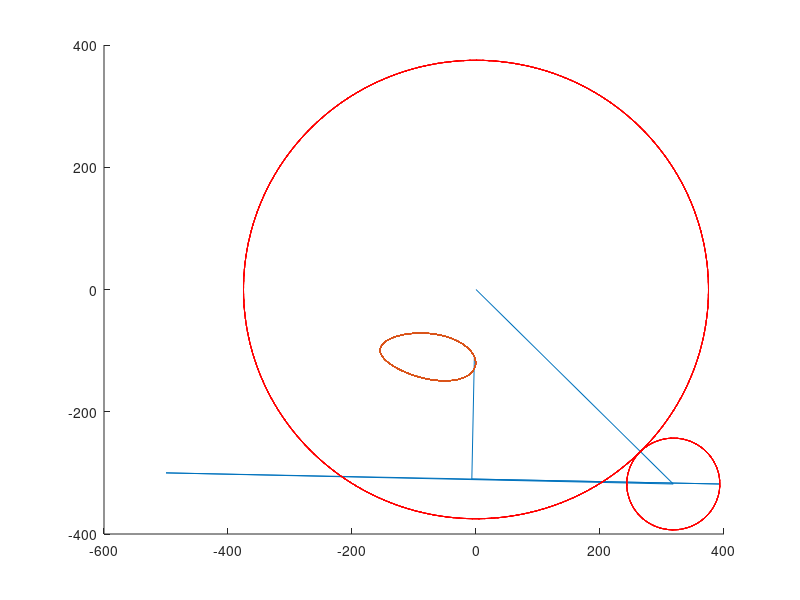
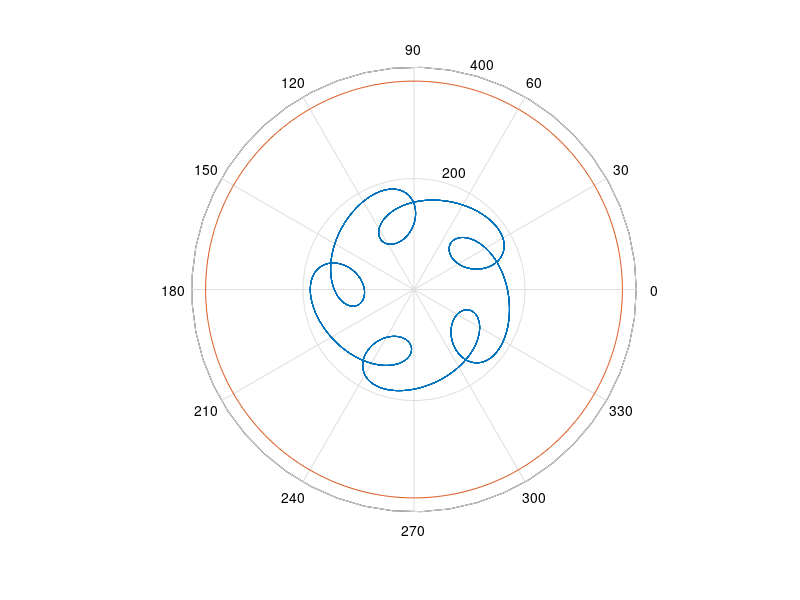
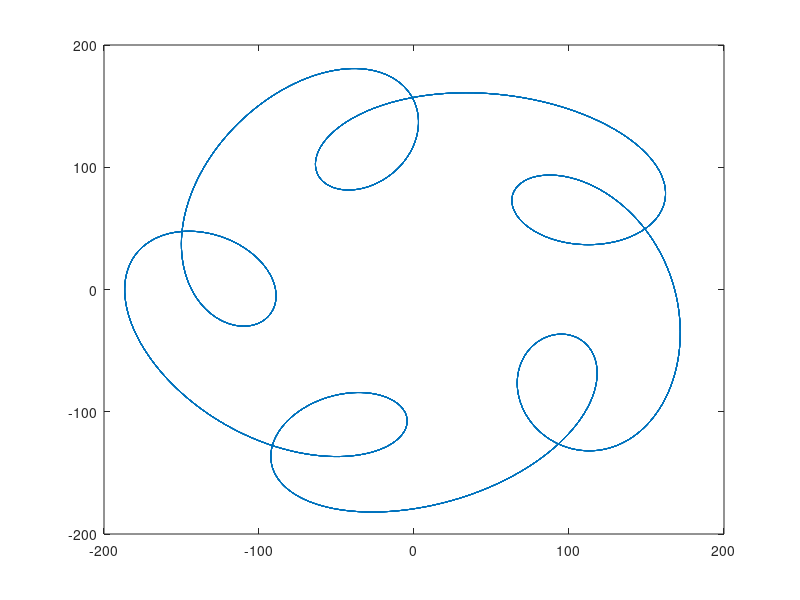

MATLAB code for these plots, in order:
clear all;
clc
% close all;
%%Cycloid Drawing Machine
m=5; %%module (mm)

%%Define the Main Gear
%%Teeth=150;
Mt=150;
Mc=[0 0];
figure;
hold on;
%%Driving gear
%%teeth=50;
Dt=30;
Dr=37; %%times the module (value of Dr has to be less than half of the number of teeth)
if Dr> (0.5*Dt) 
    disp('Correcting the length of the arm...');
    Dr=Dr-(0.5*Dt);
    if Dr> (0.5*Dt) 
        disp('the arm is longer than the gear..')
        Dr= 0.5*Dt;
        disp('arm length is corrected to be equal to the pitch radius of the gear!')
    end
end

%%machine parameter
rd=Dr*m;

%%angle of the line joining the centre of the main gear and driving gear w.r.t positive x axis in degrees is angled
angled=-45;
dcentre=[0.5*(Mt+Dt)*m*cosd(angled) 0.5*(Mt+Dt)*m*sind(angled)];

%%Pivot Point **this can be floating as well as fixed**
%%floating point means it is mounted on an additional gear in the gear train
%%Pivot point also has the pin for the sliding link

P=[-500  -300];

%%Adjustable sliding link parameters
l1=400;
l2=200;
%%This is the setup information. Based on this, we mark the innitial position of all the critical points and then using time marching, find the subsequent positions of all the critical
i=0;
for t=1:0.5:3600
    i=i+1;
    alpha=-t; %%angle of driving gear in degree
    omegad= 1 * (Mt/Dt);
    beta=t*omegad; %%angle of driven gear in degree
    p1 = [((dcentre(1)) + rd * cosd(beta)) ((dcentre(2)) + rd * sind(beta))];
    sliderlen=sqrt((P(1)-p1(1))^2+(P(2)-p1(2))^2);
    uvect1 = [(P(1)-p1(1))/sliderlen (P(2)-p1(2))/sliderlen];
    p2 =[p1(1)+uvect1(1)*l1 p1(2)+uvect1(2)*l1];
    uvect2 = [uvect1(2) -1*uvect1(1)];
    p3 =[p2(1)+uvect2(1)*l2 p2(2)+uvect2(2)*l2];
    x(i)=p3(1);
    y(i)=p3(2);
end

p=[Mc(1) dcentre(1) P(1) p1(1) p2(1) p3(1)];
q=[Mc(2) dcentre(2) P(2) p1(2) p2(2) p3(2)];
plot (p,q)
plot (x,y)

%%circle plot trial
for i=1:1:3600
    g1x(i)= (Mt*m*0.5) * cosd(i);
    g1y(i)= (Mt*m*0.5) * sind(i);
end
plot(g1x,g1y,'red-.')

for i=1:1:3600
    g2x(i)= dcentre(1)+ (Dt*m*0.5) * cosd(i);
    g2y(i)= dcentre(2)+ (Dt*m*0.5) * sind(i);
end
plot(g2x,g2y,'red-.')

figure
i=0;
for t=1:0.5:3600
    i=i+1;
    alpha=-1*t;
    theta1 = atan2d(y(i),x(i));
    aar(i)= sqrt((x(i))^2+(y(i))^2);
    theta(i)= t*pi/180;
    phi(i)=(alpha+theta1);
    p(i)= aar(i) * cos(alpha+theta1);
    q(i)= aar(i) * sin(alpha+theta1);
end

%%this is obviously wrong, but the angular difference, I can't capture this just yet
%%polarplot(phi,aar)
%%polarplot (theta, aar);
%%polarplot((0:0.1:2*%pi),Mt*m*0.5);

for i=1:1:length(phi)
    chi(i)=(phi(i)+i)*pi/180;
end
grid off;
polar (chi, aar);

clear x;
clear y;

[x11,y11]=pol2cart(chi,aar);

A=[x11',y11'];
eo=fopen('output1.txt','w');
fprintf(eo,'%0.2f \t %0.2f\r\n',A');
fclose(eo);

hold on;
k=0:0.01:2*pi;
si=size(k);
l=Mt*m*0.5*ones(1,si(2));
polar(k,l);
figure
plot(x11,y11);
% close all;